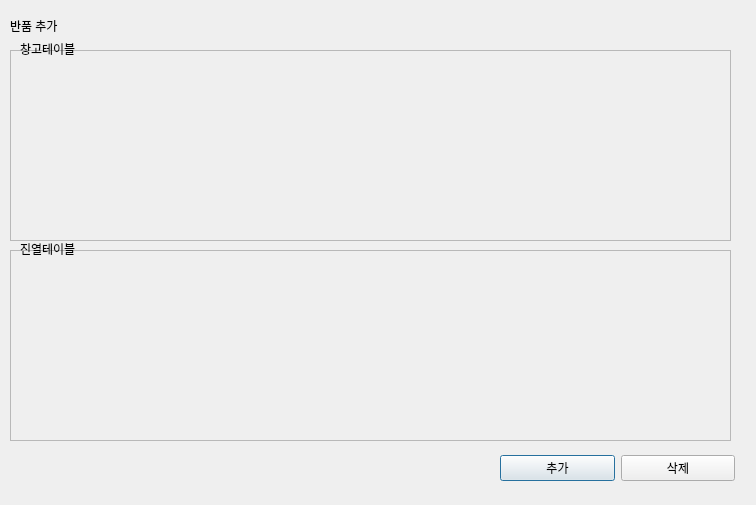
<?xml version="1.0" encoding="UTF-8"?>
<ui version="4.0">
 <class>Dialog</class>
 <widget class="QDialog" name="Dialog">
  <property name="geometry">
   <rect>
    <x>0</x>
    <y>0</y>
    <width>756</width>
    <height>505</height>
   </rect>
  </property>
  <property name="windowTitle">
   <string>Dialog</string>
  </property>
  <widget class="QWidget" name="horizontalLayoutWidget_2">
   <property name="geometry">
    <rect>
     <x>500</x>
     <y>450</y>
     <width>235</width>
     <height>36</height>
    </rect>
   </property>
   <layout class="QHBoxLayout" name="horizontalLayout_2">
    <item>
     <widget class="QPushButton" name="pushButton_2">
      <property name="text">
       <string>추가</string>
      </property>
     </widget>
    </item>
    <item>
     <widget class="QPushButton" name="pushButton">
      <property name="text">
       <string>삭제</string>
      </property>
     </widget>
    </item>
   </layout>
  </widget>
  <widget class="QScrollArea" name="scrollArea">
   <property name="geometry">
    <rect>
     <x>10</x>
     <y>50</y>
     <width>721</width>
     <height>191</height>
    </rect>
   </property>
   <property name="widgetResizable">
    <bool>true</bool>
   </property>
   <widget class="QWidget" name="scrollAreaWidgetContents_3">
    <property name="geometry">
     <rect>
      <x>0</x>
      <y>0</y>
      <width>719</width>
      <height>189</height>
     </rect>
    </property>
    <widget class="QWidget" name="gridLayoutWidget_2">
     <property name="geometry">
      <rect>
       <x>0</x>
       <y>0</y>
       <width>721</width>
       <height>191</height>
      </rect>
     </property>
     <layout class="QGridLayout" name="return_add_ware"/>
    </widget>
   </widget>
  </widget>
  <widget class="QWidget" name="horizontalLayoutWidget">
   <property name="geometry">
    <rect>
     <x>10</x>
     <y>10</y>
     <width>721</width>
     <height>31</height>
    </rect>
   </property>
   <layout class="QHBoxLayout" name="horizontalLayout_5">
    <item>
     <widget class="QLabel" name="label_3">
      <property name="text">
       <string>반품 추가</string>
      </property>
     </widget>
    </item>
   </layout>
  </widget>
  <widget class="QScrollArea" name="scrollArea_2">
   <property name="geometry">
    <rect>
     <x>10</x>
     <y>250</y>
     <width>721</width>
     <height>191</height>
    </rect>
   </property>
   <property name="widgetResizable">
    <bool>true</bool>
   </property>
   <widget class="QWidget" name="scrollAreaWidgetContents_5">
    <property name="geometry">
     <rect>
      <x>0</x>
      <y>0</y>
      <width>719</width>
      <height>189</height>
     </rect>
    </property>
    <widget class="QWidget" name="gridLayoutWidget_4">
     <property name="geometry">
      <rect>
       <x>0</x>
       <y>0</y>
       <width>721</width>
       <height>191</height>
      </rect>
     </property>
     <layout class="QGridLayout" name="return_add_dis"/>
    </widget>
   </widget>
  </widget>
  <widget class="QLabel" name="label">
   <property name="geometry">
    <rect>
     <x>20</x>
     <y>40</y>
     <width>77</width>
     <height>18</height>
    </rect>
   </property>
   <property name="text">
    <string>창고테이블</string>
   </property>
  </widget>
  <widget class="QLabel" name="label_2">
   <property name="geometry">
    <rect>
     <x>20</x>
     <y>240</y>
     <width>77</width>
     <height>18</height>
    </rect>
   </property>
   <property name="text">
    <string>진열테이블</string>
   </property>
  </widget>
 </widget>
 <resources/>
 <connections/>
</ui>
